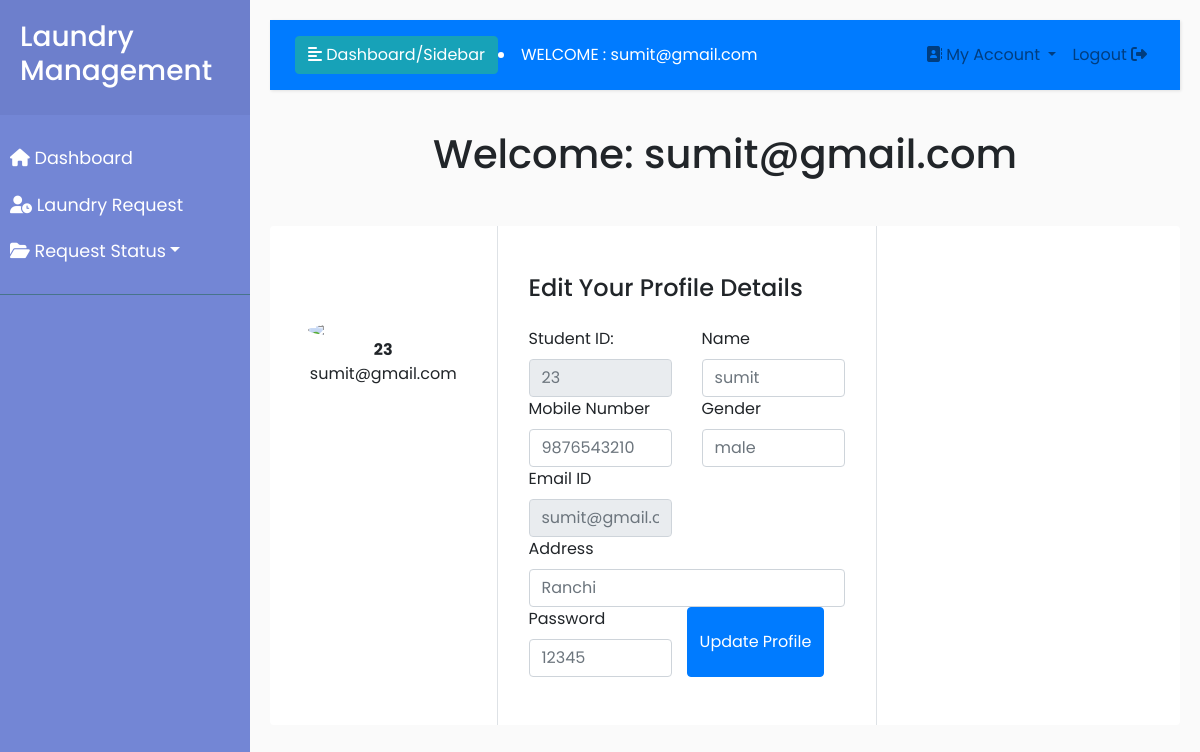
Screenshot of /edit_account.php (signed in) with the database file from the repository.
### tables this page shows
CREATE TABLE IF NOT EXISTS `reguser` (
  `ID` int NOT NULL AUTO_INCREMENT,
  `Name` varchar(20) NOT NULL,
  `Mobile` double NOT NULL,
  `Gender` varchar(6) NOT NULL,
  `Email` varchar(20) NOT NULL,
  `Address` varchar(50) NOT NULL,
  `Password` varchar(15) NOT NULL,
  `RegDate` timestamp NOT NULL DEFAULT CURRENT_TIMESTAMP,
  PRIMARY KEY (`ID`,`Email`)
);

### edit_account.php (the view, shortened to what this page needs)
<?php
include("database_conn.php");
include("user_home.php");
$p = $_SESSION["email"];
$res = mysqli_query($conn, "SELECT * FROM reguser WHERE Email='$p'");
if ($rows = mysqli_fetch_array($res)) {
    ?>
    <!DOCTYPE html>
    <html lang="en">
    <head>
    </head>
    <body>
        <center>
            <h1>Welcome: <?php echo $_SESSION["email"]; ?></h1>
        </center>
        <div class="container rounded bg-white mt-5 mb-5">
            <div class="row">
                <div class="col-md-3 border-right">
                    <div class="d-flex flex-column align-items-center text-center p-3 py-5">
                        <img class="rounded-circle mt-5" width="150px" src="https://st3.depositphotos.com/15648834/17930/v/600/depositphotos_179308454-stock-illustration-unknown-person-silhouette-glasses-profile.jpg">
                        <span class="font-weight-bold"><?php echo $rows[0]; ?></span>
                        <span class="text-black-50"><?php echo $_SESSION["email"]; ?></span>
                    </div>
                </div>
                <div class="col-md-5 border-right">
                    <div class="p-3 py-5">
                        <div class="d-flex justify-content-between align-items-center mb-3">
                            <h4 class="text-right">Edit Your Profile Details</h4>
                        </div>
                        <form action="edit_account.php" method="POST">
                            <div class="row mt-6">
                            <div class="col-md-6"><label class="labels">Student ID:</label><input type="text" class="form-control" placeholder="<?php echo$rows[0]; ?>" name="id" value="" readonly></div>
                    <div class="col-md-6"><label class="labels">Name</label><input type="text" class="form-control" placeholder="<?php echo$rows[1]; ?>" name="name" value=""></div>
                                <div class="col-md-6">
                                    <label class="labels">Mobile Number</label>
                                    <input type="text" class="form-control" placeholder="<?php echo $rows[2]; ?>" name="mob" value="">
                                </div>
                    <div class="col-md-6"><label class="labels">Gender</label><input type="text" class="form-control" placeholder="<?php echo$rows[3]; ?>" name="gen" value=""></div>
                    <div class="col-md-6"><label class="labels">Email ID</label><input type="text" class="form-control" placeholder="<?php echo$rows[4]; ?>" name="em" value="" readonly></div>
                                <div class="col-md-12">
                                    <label class="labels">Address</label>
                                    <input type="text" class="form-control" placeholder="<?php echo $rows[5]; ?>" name="address" value="">
                                </div>
                                <div class="col-md-6">
                                    <label class="labels">Password</label>
                                    <input type="text" class="form-control" placeholder="<?php echo $rows[6]; ?>" name="pas" value="">
                                </div>
                                <button type="submit" name="update" class="btn btn-primary">Update Profile</button>
                            </div>
                        </form>
                    </div>
                </div>
            </div>
        </div>
    </body>
    </html>
    <?php
}
?>

### css/user_style_slider.css (style rules this page uses)
body { font-family: 'Poppins', sans-serif; background: #fafafa; }

### rows the page displays
reguser: ID "23", id "23", name "sumit", mob "9876543210", gen "male", em "sumit@gmail.com", address "Ranchi", pas "12345"

### other values shown
$_SESSION["email"] "sumit@gmail.com"
